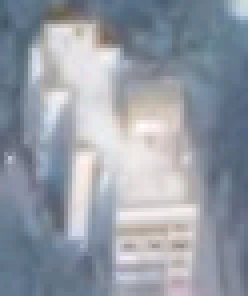
#> input picture 10.PNG, 62 x 74 px, given in place of Test_01.jpg, which was not available (shown 4 times larger)
$ python 'Test_09 IMP.py'
#> lines starting #> are read from the running program, lines starting #| are printed output that depends on the picture; after the words box and inside, x2 and y2 are one past the last pixel; in counts of white or black regions, pixels touching at a corner belong together; pictures that were not available may be replaced by others from this repository, and a replacement may not be noted
import numpy as np
import cv2

img= cv2.imread("Test_01.jpg",1)
#> img is the input picture: shape (74, 62, 3); mean B, G, R 166.3, 155.9, 149.4
img_half=cv2.resize(img,(0,0),fx=0.5,fy=0.5)
gray_double=cv2.cvtColor(img,cv2.COLOR_RGB2GRAY)
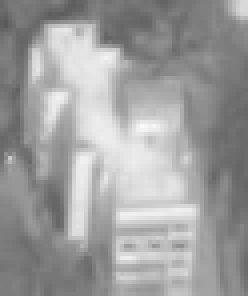
#> gray_double: shape (74, 62) (shown 4 times larger); min 89, max 252, mean 158.2
gray=cv2.resize(gray_double,(0,0),fx=0.5,fy=0.5)
cv2.imshow("Original",img_half)

ret,thresh_basic=cv2.threshold(gray,138,255,cv2.THRESH_BINARY)
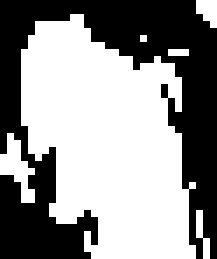
#> thresh_basic: shape (37, 31) (shown 7 times larger); 56.8% white; 1 black region, box (x1, y1, x2, y2) and area: (0, 0, 31, 37) 496

thresh_adapt=cv2.adaptiveThreshold(gray,255,cv2.ADAPTIVE_THRESH_GAUSSIAN_C,cv2.THRESH_BINARY,115,1)
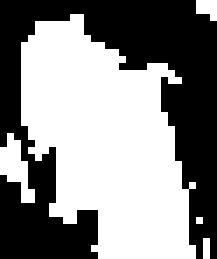
#> thresh_adapt: shape (37, 31) (shown 7 times larger); 53.7% white; 1 black region, box (x1, y1, x2, y2) and area: (0, 0, 31, 37) 531
thresh_adapt_rgb= cv2.cvtColor(thresh_adapt,cv2.COLOR_GRAY2RGB)


final=cv2.bitwise_and(thresh_adapt_rgb,img_half)
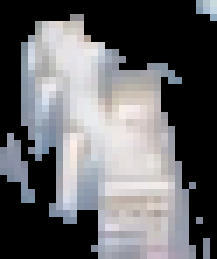
#> final: shape (37, 31, 3) (shown 7 times larger); mean B, G, R 103.6, 100.8, 100.9
cv2.imwrite("FinalV1.jpg",final)

black_mask = np.all(final == 0, axis=-1)
#> black_mask: shape (37, 31) bool; 46.3% white; 1 white region, box (x1, y1, x2, y2) and area: (0, 0, 31, 37) 531
alpha = np.uint8(np.logical_not(black_mask)) * 255
bgra = np.dstack((final, alpha))
cv2.imshow("rgba.png", bgra)


cv2.waitKey()
cv2.destroyAllWindows()

$ run again, on 100.PNG
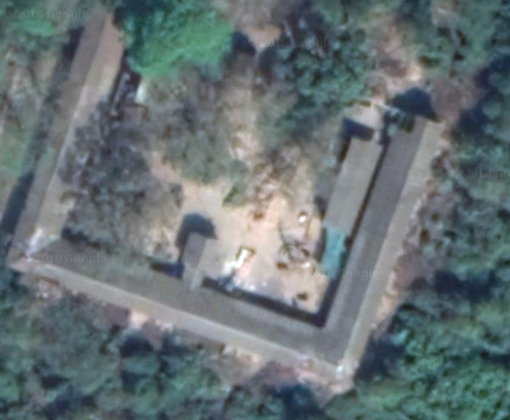
#> input picture 100.PNG, 510 x 420 px, given in place of Test_01.jpg, which was not available
#> img is the input picture: shape (420, 510, 3); mean B, G, R 115.9, 113.7, 102.1
#> `ret,thresh_basic=cv2.threshold(gray,138,255,cv2.THRESH_BINARY)`:
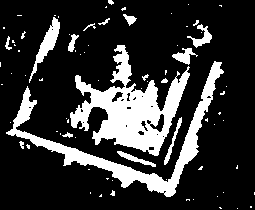
#> thresh_basic: shape (210, 255); 20.4% white; 78 white regions (61 under 20 px), largest, box (x1, y1, x2, y2) and area: (70, 45, 190, 156) 5268, (6, 61, 224, 197) 3739, (29, 17, 60, 83) 522
#> thresh_adapt: shape (210, 255); 51.8% white; 121 black regions (94 under 20 px), largest, box (x1, y1, x2, y2) and area: (21, 0, 230, 176) 12639, (78, 78, 255, 210) 4835, (15, 145, 114, 199) 2173
#> `final=cv2.bitwise_and(thresh_adapt_rgb,img_half)`:
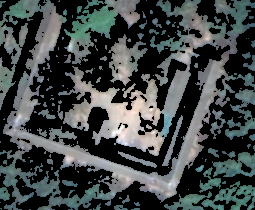
#> final: shape (210, 255, 3); mean B, G, R 70.5, 70.5, 64.6

$ run again, on 11.PNG
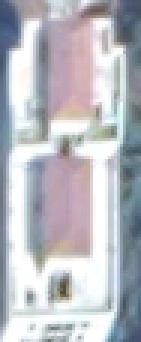
#> input picture 11.PNG, 47 x 114 px, given in place of Test_01.jpg, which was not available (shown 3 times larger)
#> img is the input picture: shape (114, 47, 3); mean B, G, R 193.4, 186.9, 185.3
#> `ret,thresh_basic=cv2.threshold(gray,138,255,cv2.THRESH_BINARY)`:
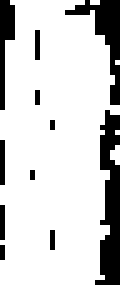
#> thresh_basic: shape (57, 24) (shown 5 times larger); 81.4% white; 11 black regions (8 under 20 px), largest, box (x1, y1, x2, y2) and area: (19, 22, 24, 57) 110, (13, 0, 24, 21) 71, (0, 0, 3, 22) 37
#> thresh_adapt: shape (57, 24); 72.6% white; 13 black regions (10 under 20 px), largest, box (x1, y1, x2, y2) and area: (18, 0, 24, 57) 207, (0, 0, 3, 55) 70, (5, 27, 11, 44) 41
#> `final=cv2.bitwise_and(thresh_adapt_rgb,img_half)`:
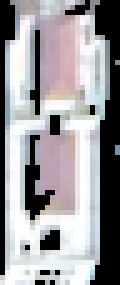
#> final: shape (57, 24, 3) (shown 5 times larger); mean B, G, R 154.5, 151.2, 152.7
